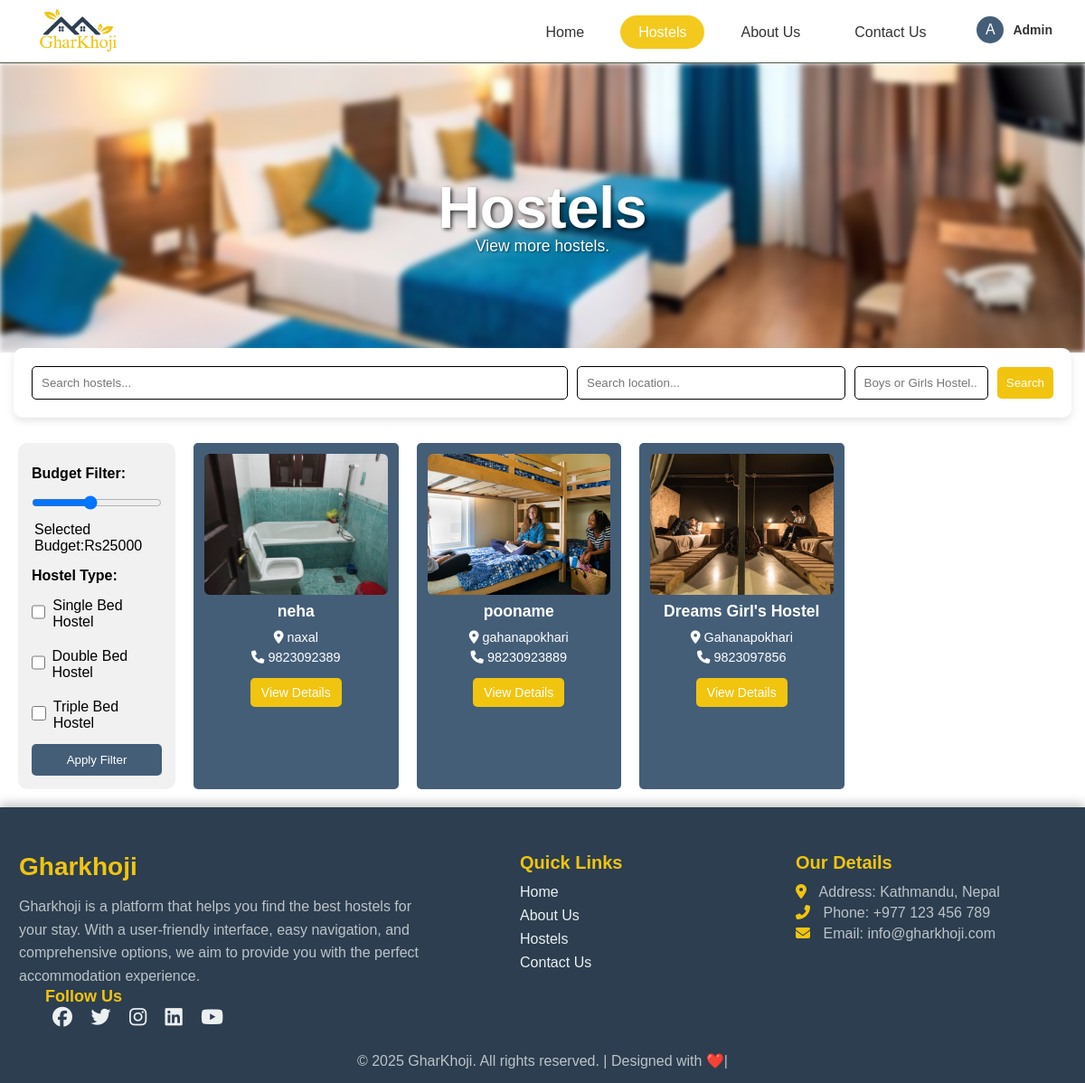
The app's page /hostels/ (signed in) with its own data.
### app/models.py (models this page shows, shortened)
class CustomUser(AbstractUser):
    ROLE_CHOICES = [
        ('user', 'User'),
        ('hostel_owner', 'Hostel Owner'),
    ]
    role = models.CharField(max_length=20, choices=ROLE_CHOICES, default='user')

class HostelProperty(models.Model):
    HOSTEL_TYPES = [
        ('Boy', 'Boy'),
        ('Girl', 'Girl')
    ]
    STATUS_CHOICES = [('pending', 'Pending'), ('approved', 'Approved'), ('rejected', 'Rejected')]
    AVAILABILITY_STATUS = [
        ('available', 'Available'),
        ('unavailable', 'Unavailable')
    ]
    unique_id = models.CharField(max_length=10, unique=True, editable=False)
    title = models.CharField(max_length=255)
    hostel_type = models.CharField(max_length=10, choices=HOSTEL_TYPES)
    description = models.TextField()
    phone_number = models.CharField(max_length=15)
    email = models.EmailField()
    location = models.CharField(max_length=255)
    latitude = models.FloatField(null=True, blank=True)
    longitude = models.FloatField(null=True, blank=True)
    single_beds = models.PositiveIntegerField()
    shared_2_beds = models.PositiveIntegerField()
    shared_3_beds = models.PositiveIntegerField()
    price_single_bed = models.DecimalField(max_digits=10, decimal_places=2)
    price_shared_2_beds = models.DecimalField(max_digits=10, decimal_places=2)
    price_shared_3_beds = models.DecimalField(max_digits=10, decimal_places=2)
    availability = models.CharField(max_length=15, choices=AVAILABILITY_STATUS)
    rules = models.TextField()
    pan_number = models.CharField(max_length=50)
    amenities = models.TextField()  # Store as JSON or comma-separated values
    approval_status = models.CharField(max_length=10, choices=STATUS_CHOICES, default='pending')
    created_at = models.DateTimeField(auto_now_add=True)
    class Meta:
        verbose_name_plural = "Hostel Details"

class HostelImage(models.Model):
    hostel = models.ForeignKey(HostelProperty, on_delete=models.CASCADE, related_name='images')
    image = models.ImageField(upload_to='hostel_images/')

### app/views.py (the view, shortened to what this page needs)
# urls.py: path('hostels/', views.HostelPage, name='hostels'),
def HostelPage(request):
    hostels = HostelProperty.objects.filter(approval_status='approved')  # Fetch all hostels initially
    hostels = HostelProperty.objects.filter(approval_status='approved')  # Fetch all approved hostels
    name = request.GET.get('title')
    location = request.GET.get('location')
    hostel_type = request.GET.get('hostel_type')
    budget = request.GET.get('budget')
    bed_types = request.GET.get('bed_types', '').split(',')
    if name:
        hostels = hostels.filter(Q(title__icontains=name))
    if location:
        hostels = hostels.filter(Q(location__icontains=location))
    if hostel_type:
        hostels = hostels.filter(Q(hostel_type__icontains=hostel_type))
    if not any(bed_types) or bed_types == ['']:
        bed_types = ['single']
    bed_filter = Q()
    if 'single' in bed_types:
        bed_filter |= Q(single_beds__gt=0)
    if 'double' in bed_types:
        bed_filter |= Q(shared_2_beds__gt=0)
    if 'triple' in bed_types:
        bed_filter |= Q(shared_3_beds__gt=0)
    hostels = hostels.filter(bed_filter)
    return render(request, 'hostel.html', {'hostels': hostels})

### templates/hostel.html (shortened to what this page needs)
{% extends "base.html" %}
{% load static %}
{% block styles %}
  <link rel="stylesheet" href="{% static 'css/hostels.css' %}">
  <link rel="stylesheet" href="https://cdnjs.cloudflare.com/ajax/libs/font-awesome/6.5.1/css/all.min.css">
{% endblock styles%}
{%block content %}
    <main>
        <section class="image">
            <div class="hostel-image-container">
                <img src="{% static 'aboutimg/hostellistitng.jpg' %}" alt="GharKhoji Banner">
                <h1>Hostels</h1>
                <p>View more hostels.</p>
            </div>
        </section>
        <form method="GET" action="{% url 'hostels' %}">
            <div class="search-section">
                <div class="search-container">
                    <div class="search-box">
                        <input type="text" placeholder="Search hostels..." class="search-input" name="title">
                    </div>
                    <div class="location-box">
                        <input type="text" placeholder="Search location..." class="location-input" name="location">
                    </div>
                    <div class="hostel-type-box">
                        <input type="text" placeholder="Boys or Girls Hostel..." class="type-input" name="hostel_type">
                    </div>
                    <div class="search-btn-box">
                        <button type="submit" class="search-btn">Search</button>
                    </div>
                </div>
            </div>
        </form>
        <div class="hostel-filter-container">
            <div class="price-filter">
                <label for="budgetRange" style="font-weight: bold;">Budget Filter:</label>
                <input type="range" class="range" id="budgetRange" min="5000" max="50000" step="1000"
                    value="{{ request.GET.budget|default:25000 }}" oninput="updateBudgetValue(this.value)">
                <p>Selected Budget:Rs<span id="budgetValue">{{ request.GET.budget|default:25000 }}</span></p>
                <label style="font-weight: bold; margin-top: 15px;">Hostel Type:</label>
                <div>
                    <input type="checkbox" id="priceSingleBed" name="hostelType" value="single"
                        {% if 'single' in request.GET.bed_types %}checked{% endif %}>
                    <label for="priceSingleBed">Single Bed Hostel</label>
                </div>
                <div>
                    <input type="checkbox" id="priceShared2Beds" name="hostelType" value="double"
                        {% if 'double' in request.GET.bed_types %}checked{% endif %}>
                    <label for="priceShared2Beds">Double Bed Hostel</label>
                </div>
                <div>
                    <input type="checkbox" id="priceShared3Beds" name="hostelType" value="triple"
                        {% if 'triple' in request.GET.bed_types %}checked{% endif %}>
                    <label for="priceShared3Beds">Triple Bed Hostel</label>
                </div>
                <button onclick="applyFilter()">Apply Filter</button>
            </div>
            <div class="hostels-display">
                <div class="outer-card">
                    {% for hostel in hostels %}
                        <div class="inner-card">
                            <div class="image-wrapper">
                                {% if hostel.images.all %}
                                    <img src="{{ hostel.images.first.image.url }}" alt="{{ hostel.title }}">
                                {% else %}
                                    <img src="{% static 'img/image.jpg' %}" alt="Default Image">
                                {% endif %}
                            </div>
                            <div class="content">
                                <p>{{ hostel.title }}</p>
                                <span><i class="fa-solid fa-location-dot"></i> {{ hostel.location }}</span>
                                <span><i class="fa-solid fa-phone"></i> {{ hostel.phone_number }}</span>
                            </div>
                            <div class="view-details-container">
                                <a href="{% url 'hosteldetails' hostel.id %}"><button class="view-details-btn">View Details</button></a>
                            </div>
                        </div>
                    {% empty %}
                        <p>Sorry, no hostels are available.</p>
                    {% endfor %}
                </div>
            </div>
        </div>
    </main>
{% endblock %}

### templates/header.html (shortened to what this page needs)
{% load static %}
    <header>
        <div class="logo">
            <a href="#">
                <img src="{% static 'img/logo1.png' %}" alt="GharKhoji Logo">
            </a>
        </div>
        <nav>
            <ul>
                <li class="{% if user.is_authenticated and request.path == '/' %} active {% endif %}"><a href="{% url 'home' %}">Home</a></li>
                <li class="{% if user.is_authenticated and request.path == '/hostels/' %} active {% endif %}"><a href="{% url 'hostels' %}">Hostels</a></li>
                <li class="{% if user.is_authenticated and request.path == '/aboutus/' %} active {% endif %}"><a href="{% url 'aboutus' %}">About Us</a></li>
                <li class="{% if user.is_authenticated and request.path == '/contactus/' %} active {% endif %}"><a href="{% url 'contactus' %}">Contact Us</a></li>
                {% if user.is_authenticated %}
                <li class="dropdown">
                  <div class="dropdown-toggle">
                    <div class="rounded-circle">{{ user.first_name|default:user.username|first|upper }}</div>
                    <span>{{ user.get_full_name|default:user.username }}</span>
                  </div>
                </li>
              {% else %}
                <li><a href="{% url 'signup' %}" class="btn-signup">Sign Up</a></li>
                <li><a href="{% url 'login' %}" class="btn-login">Login</a></li>
              {% endif %}
            </ul>
        </nav>
    </header>

### static/css/base.css (style rules this page uses)
* { margin: 0; padding: 0; box-sizing: border-box; font-family: Arial, sans-serif; }
header { display: flex; justify-content: space-between; align-items: center; padding: 0 20px; height: 70px; border-bottom: 1px solid #4B5945; position: fixed; top: 0; left: 0; right: 0; width: 100%; z-index: 1000; background-color: #fff; }
header .logo { flex: 0 0 auto; }
header .logo img { height: 100%; max-height: 60px; width: auto; }
nav { flex: 1; text-align: right; }
nav ul { display: flex; list-style: none; gap: 20px; justify-content: flex-end; margin-top: 13px; }
nav ul li a { text-decoration: none; color: #333; font-size: 16px; font-weight: 500; padding: 10px 20px; border-radius: 20px; transition: 0.3s ease-in-out; }
nav ul li.active a { background-color: #f4c91d; color: #ffffff; border-radius: 25px; font-weight: 500; }
.dropdown { position: relative; display: flex; align-items: center; margin-top:-17px; }
.dropdown-toggle { display: flex; align-items: center; gap: 10px; cursor: pointer; padding: 8px 16px; border-radius: 25px; transition: background-color 0.3s ease; }
.rounded-circle { width: 30px; height: 30px; font-size: 16px; text-decoration: none; background-color: #445e78; color: #ffffff; display: flex; justify-content: center; align-items: center; border-radius: 50%; }
.dropdown-toggle span { font-size: 14px; font-weight: 550; color: #333; text-transform: capitalize; white-space: nowrap; }

### static/css/hostels.css (style rules this page uses)
.image { display: flex; justify-content: center; align-items: center; margin-top: 70px; }
.hostel-image-container { width: 100%; height: 40vh; display: flex; justify-content: center; align-items: center; overflow: hidden; }
.hostel-image-container img { width: 100%; height: 100%; object-fit: cover; object-position: center 45%; filter: blur(3px); }
.hostel-image-container h1 { position: absolute; color: white; font-size: 4rem; font-weight: bold; text-shadow: 2px 2px 4px rgba(0, 0, 0, 0.7); text-align: center; padding: 0px 30px; }
.hostel-image-container p { position: absolute; color: white; font-size: 1.1rem; margin-top: 85px; text-shadow: 1px 1px 2px rgba(0, 0, 0, 0.6); }
.search-section { position: absolute; width:100%; margin-top: -20px; padding:15px; }
.search-container { display: flex; justify-content: space-between; align-items: center; gap: 10px; background-color: #ffffff; padding: 20px; border-radius: 10px; box-shadow: 0 4px 8px rgba(0, 0, 0, 0.1); }
.location-box { flex: 1; }
.search-box { flex: 2; }
.hostel-type-box { flex: 0.5; }
.search-input, .location-input, .type-input { width: 100%; padding: 10px; border-radius: 5px; border: 1.2px solid black; }
.search-btn-box { flex: 0.2; }
.search-btn { width: 100%; padding: 10px; background-color: #F1C40F; color: rgb(255, 255, 255); border: none; border-radius: 5px; cursor: pointer; }
.hostel-filter-container { display: flex; justify-content: space-between; padding: 20px; margin-top: 80px; }
.price-filter { flex: 0 0 15%; background-color: #f1f1f1; padding: 15px; border-radius: 10px; }
.price-filter label { display: block; margin: 10px 0 5px; }
.range { width: 100%; margin: 10px 0; }
.price-filter p { margin: 3px 3px; font-weight: 14px; }
.price-filter button { width: 100%; padding: 10px; background-color: #445e78; color: white; border: none; border-radius: 5px; cursor: pointer; margin-top: 4px; }
.price-filter div { display: flex; align-items: center; gap: 8px; margin-bottom: 5px; }
.price-filter input[type="checkbox"] { cursor: pointer; width: 16px; height: 16px; }
.price-filter label { font-weight: normal; cursor: pointer; }
.hostels-display { flex: 1; padding-left: 20px; display: flex; flex-wrap: wrap; gap: 15px; }
.outer-card { display: grid; grid-template-columns: repeat(4, 1fr); gap: 20px; width: 100%; }
.inner-card { background-color: #445e78; border-radius: 5px; width: 100%; margin: 0 auto; overflow: hidden; max-height:400px; }
.image-wrapper { width: 100%; height: 180px; overflow: hidden; }
.image-wrapper img { width: 100%; height: 100%; object-fit: cover; padding: 12px; border-radius: 18px; }
.content { padding: 15px; text-align: center; }
.content p { font-size: 1.1rem; font-weight: bold; color: #fff; margin-top: -19px; margin-bottom: 10px; }
.content span { display: block; font-size: 0.9rem; color: #fff; margin-top: 6px; }
.view-details-container { text-align: center; margin-bottom: 10px; }
.view-details-btn { background-color: #F1C40F; color: white; font-size: 14px; padding: 8px 12px; border: none; border-radius: 5px; cursor: pointer; transition: 0.3s ease-in-out; }

### records on screen
CustomUser: first_name|first "A", get_full_name "Admin"
HostelProperty: images.first.image (picture), title "neha", location "naxal", phone_number "9823092389"
HostelProperty: images.first.image (picture), title "pooname", location "gahanapokhari", phone_number "98230923889"
HostelProperty: images.first.image (picture), title "Dreams Girl's Hostel", location "Gahanapokhari", phone_number "9823097856"

### other values on screen
{{ request.GET.budget|default:25000 }} "25000"
